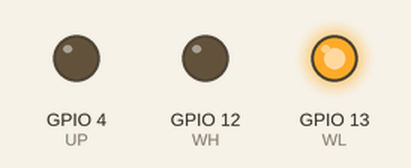
This sketch was run on a simulated ESP32. Parts: output pins drawn as LEDs (lit = HIGH). WiFi joins after 1.5 s; servers stay silent unless stated; what the sketch prints to the serial monitor is not drawn.

Above: at 0.1 s.
At 2.1 s:
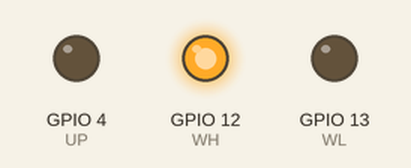
Timing chart, 0 to 3.6 s (numbered marks = the images above):
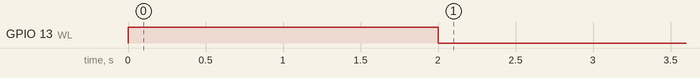

The sketch:

Roller_gate.ino
```cpp
#ifdef ENABLE_DEBUG
#define DEBUG_ESP_PORT Serial
#define NODEBUG_WEBSOCKETS
#define NIDEBUG
#endif

#ifdef ESP32
#include <WiFi.h>
#include <SinricPro.h>
#include <SinricProGarageDoor.h>
#endif

#define WIFI_SSID   "xxxxx"
#define WIFI_PASS   "xxxxx"
#define BAUD_RATE    115200
#define WL 13
#define WH 12
#define UP 4

#define APP_KEY    "f8208a89-a828-4e96-b81a-9e0379b92cd2"    // Should look like "de0bxxxx-1x3x-4x3x-ax2x-5dabxxxxxxxx"
#define APP_SECRET "1524fe09-0441-419c-b5c2-7bad7c84eb64-7b1bdce8-5d89-4442-a0f8-52b972805d5f" // Should look like "5f36xxxx-x3x7-4x3x-xexe-e86724a9xxxx-4c4axxxx-3x3x-x5xe-x9x3-333d65xxxxxx"
#define G_OPEN  "648b12f1929949c1da8553aa"  // Should look like "5dc1564130xxxxxxxxxxxxxx"

unsigned long previousMillis = 0;
unsigned long interval = 30000;

void initWiFi () {
  WiFi.mode(WIFI_STA);
  WiFi.begin(WIFI_SSID, WIFI_PASS);
  Serial.print("Connecting to WiFi..");
  while (WiFi.status() != WL_CONNECTED) {
    Serial.print('.');
    digitalWrite(WL, HIGH);
    delay(1000);
  }
  Serial.println(WiFi.localIP());
  digitalWrite(WL, LOW);
  //delay(1000);
  digitalWrite(WH, HIGH);
  //delay(1000);
}

bool gateOpen(const String &deviceId, bool &state) {
  Serial.printf("device %s turned %s\r\n", deviceId.c_str(), state?"on":"off");
  digitalWrite(UP,HIGH);
  delay(100);
  digitalWrite(UP,LOW);
  return true; // indicate that callback handled correctly
}


void setup() {
  // put your setup code here, to run once
  Serial.begin(BAUD_RATE);
  pinMode(WH, OUTPUT);
  pinMode(WL, OUTPUT);
  pinMode(UP, OUTPUT);
  initWiFi();

  // create and add a switch to SinricPro
  SinricProGarageDoor& myGarageDoor = SinricPro[G_OPEN];
  // set callback function
  myGarageDoor.onDoorState(gateOpen);
  // startup SinricPro
  SinricPro.begin(APP_KEY, APP_SECRET);

}

void loop() {
  // put your main code here, to run repeatedly:
  unsigned long currentMillis = millis();
  // if WiFi is down, try reconnecting
  if ((WiFi.status() != WL_CONNECTED) && (currentMillis - previousMillis >= interval)) {
    digitalWrite(WL, HIGH);
    Serial.print(millis());
    Serial.println("Reconnecting to WiFi...");
    WiFi.disconnect();
    WiFi.reconnect();
    previousMillis = currentMillis;
    digitalWrite(WL, LOW);
    //delay(1000);
    digitalWrite(WH, HIGH);
    //delay(1000);
  }
SinricPro.handle();
}
```
